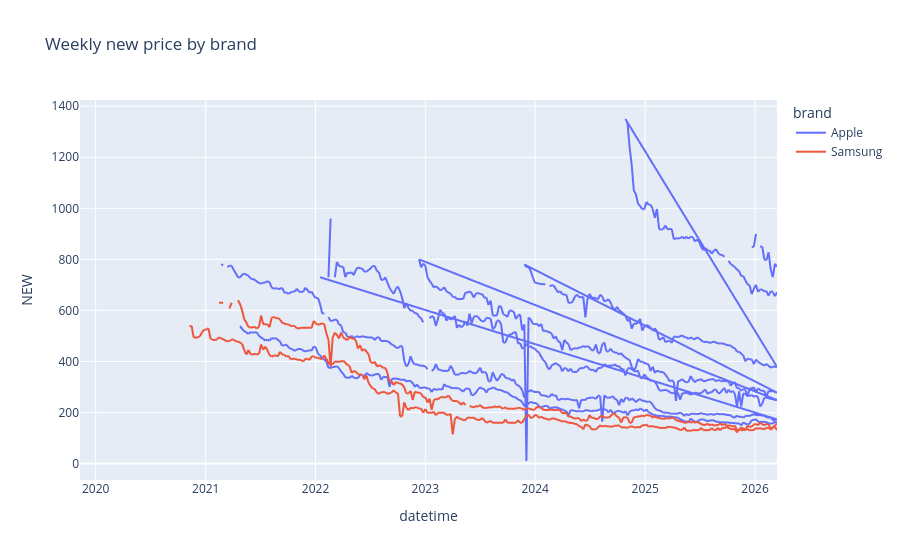

The notebook cell this image was saved under:
### Markdown cell above
The prices seem to be in a steady downtrend - this chart would look much better with relative values (mom % changes) though, and I'll certainly create one.
There are some holes in data, which have to be handled somehow - ffill maybe or bfill. 

There are also single outliers here and there, but there are less than 3 such cases, so nothing to worry too much about - perhaps we could do a simple filter for prices below 50, or something like that - iPhones don't go that low.

There are also certain situations during which the price stabilizes or increases (by just a bit)

### Code cell
'''## Part 2 — Seaborn box plot [5 pts]

**Task 3 [2 pts]**
Import seaborn. Using the cleaned resampled Apple DataFrame:
- Plot a box plot: x=model, y=NEW
- Title: "iPhone NEW Price Distribution by Model"
- What does the box plot tell you that the line chart doesn't?'''


import seaborn as sns
box_plot = sns.boxplot(
    apple_df,
    x = 'model',
    y = 'NEW'
)

'''T5
From the full resampled DataFrame (all ASINs), check how many weekly price points each ASIN has.
Pick the Samsung and Google ASIN with the most data points each.
Print your choice and the row counts.'''



counts = df['asin'].value_counts().reset_index()
counts = counts.merge(meta, on = 'asin')
top_counts = counts.groupby(['asin', 'brand']).value_counts()
print(top_counts)


'''T6
Filter the resampled DataFrame to: all Apple iPhones + the two chosen ASINs.
Add a `brand` column (merge from meta if not already present).
Plot px.line, color by brand, title "Weekly NEW Price by Brand".
One sentence: what does the cross-brand comparison show?
'''

df = df.merge(meta, on = 'asin')
df.head()
filtered_df = df[(df['brand'] == 'Apple') | (df['asin'] == 'B08L34JQ9C') | (df['asin'] == 'B08VLMQ3KS')]
filtered_df.head()

import plotly.express as px

chart = px.line(filtered_df, 'datetime', 'NEW', color = 'brand', title = 'Weekly new price by brand')
chart.show()

### Figure 1 — Plotly figure (JSON) as saved in the notebook; plotly's stock layout.template omitted (floating-point values rounded to 4 significant figures; data arrays with more than 128 entries replaced by an {"elided": "..."} marker saying what was removed)
{"data": [{"hovertemplate": "brand=Apple<br>datetime=%{x}<br>NEW=%{y}<extra></extra>", "legendgroup": "Apple", "line": {"color": "#636efa", "dash": "solid"}, "marker": {"symbol": "circle"}, "mode": "lines", "name": "Apple", "showlegend": true, "type": "scattergl", "x": {"elided": "1201 str values"}, "xaxis": "x", "y": {"elided": "1201 float values"}, "yaxis": "y"}, {"hovertemplate": "brand=Samsung<br>datetime=%{x}<br>NEW=%{y}<extra></extra>", "legendgroup": "Samsung", "line": {"color": "#EF553B", "dash": "solid"}, "marker": {"symbol": "circle"}, "mode": "lines", "name": "Samsung", "showlegend": true, "type": "scattergl", "x": {"elided": "550 str values"}, "xaxis": "x", "y": {"elided": "550 float values"}, "yaxis": "y"}], "layout": {"legend": {"title": {"text": "brand"}, "tracegroupgap": 0}, "title": {"text": "Weekly new price by brand"}, "xaxis": {"anchor": "y", "domain": [0, 1], "title": {"text": "datetime"}}, "yaxis": {"anchor": "x", "domain": [0, 1], "title": {"text": "NEW"}}}}
